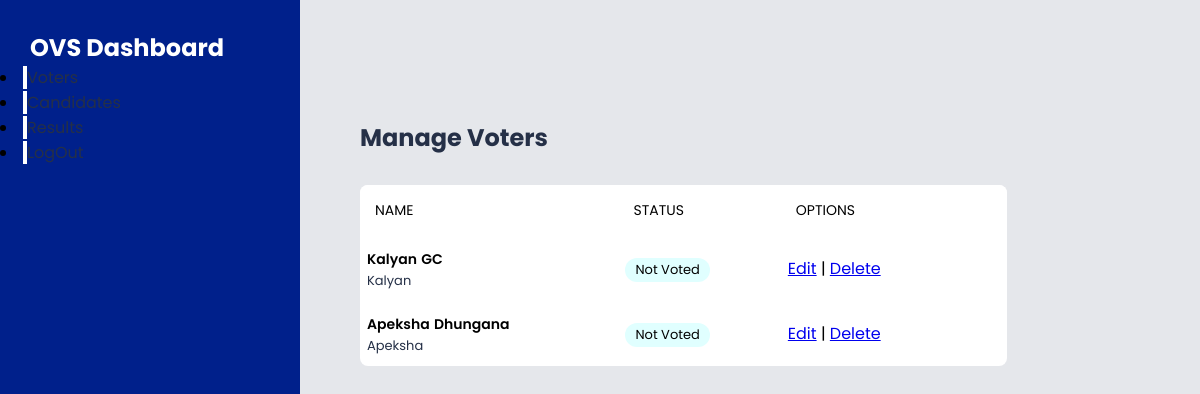
/admin/voterspanel.php (signed in), run on the app's committed database.
### tables this page shows
CREATE TABLE `voter` (
  `id` int(20) NOT NULL,
  `fname` text NOT NULL,
  `lname` text NOT NULL,
  `email` varchar(30) NOT NULL,
  `age` int(3) NOT NULL,
  `uname` text NOT NULL,
  `pass` varchar(20) NOT NULL,
  `state` varchar(15) NOT NULL,
  `district` text NOT NULL,
  `city` text NOT NULL,
  `gender` varchar(10) NOT NULL,
  `mstatus` varchar(15) NOT NULL,
  `status` int(1) NOT NULL,
  `roles` varchar(10) NOT NULL
);

### admin/voterspanel.php (the view, shortened to what this page needs)
<?php
include('../api/connection.php');
?>
<!DOCTYPE html>
<html lang="en">
<head>
    <link rel="stylesheet" href="dashboard.css">
</head>
<body>
    <section id="menu">
        <div class="logo">
            <h2 class="white"><a href="../admin/dashboard.php" style="text-decoration:none"class="white">OVS Dashboard</a></h2>
        </div>
        <div class="items">
            <li><a href="../admin/voterspanel.php">Voters</a></li>
            <li><a href="../admin/candidatespanel.php">Candidates</a></li>
            <li><a href="../admin/resultpanel.php">Results</a></li>
            <li><a href="../api/logout.php">LogOut</a></li>
        </div>
    </section>
    <section id="interface">
        <h3 class="i-name">Manage Voters</h3>
        <div class="board">
            <table width="100%">
                <thead>
                    <tr>
                        <td>Name</td>
                        <td>Status</td>
                        <td>Options</td>
                        <td></td>
                    </tr>
                </thead>
                <tbody>
                     <?php
                    $sql="SELECT * from voter";
                    $result=mysqli_query($connect,$sql);
                    if($result){
                        while($row=mysqli_fetch_assoc($result)){
                    $id=$row['id'];
                    $fname=$row['fname'];
                    $lname=$row['lname'];
                    $uname=$row['uname'];
                    if ($row['status'] ==0){
                        $status="Not Voted";
                    }
                    else {
                        $status="Voted";
                    }
                   echo'<tr>
                        <td class="people">
                            <div class="people-de">
                                <h5>'.$fname.'</h5>
                                <h5>'.$lname.'</h5>
                                <p>'.$uname.'</p>
                            </div>
                        </td>
                        <td class="active">
                            <p>'.$status.'</p>
                        </td>
                        <td class="role">
                            <a href="updatevoter.php?updateid='.$id.'">Edit</a> | <a href="deletevoter.php?deleteid='.$id.'">Delete</a>
                        </td>
                    </tr>';
                }}
                ?>
                </tbody>
            </table>
        </div>
    </section>
</body>
</html>

### admin/dashboard.css (style rules this page uses)
* { margin: 0; padding: 0; box-sizing: border-box; font-family: 'Poppins', sans-serif; }
body { width: 100%; background: #E5E7EB; position: relative; display: flex; }
#menu { background: rgb(0, 32, 139); width: 300px; height: 100%; position: fixed; top: 0; left: 0; }
#menu .logo { display: flex; align-items: center; color: white; padding: 30px 0 0 30px; }
.white { color: white; }
#menu .items li :nth-child(1) { border-left: 4px solid white; }
#menu .items li a { text-decoration: none; color: #253047; font-weight: 300px; transition: 0.3s ease; height: 300px; }
#interface { width: 100%; margin-left: 300px; position: relative; align-items: center; justify-content: space-between; padding: 80px 30px; }
.i-name { color: #253047; padding: 30px 30px 0 30px; font-size: 24px; font-weight: 700; margin-top: 10px; }
.board { width: 77%; margin: 30px 0 30px 30px; overflow: auto; background: white; border-radius: 8px; }
.board h5 { font-weight: 600; font-size: 14px; display: inline-block; }
.board p { font-weight: 400; font-size: 13px; color: #253047; }
.board .people { display: flex; justify-content: flex-start; align-items: center; text-align: start; }
table { border-collapse: collapse; }
tr { border-bottom: 1px saddlebrown; }
thead td { font-size: 14px; text-transform: uppercase; font-weight: 400; background: white; text-align: start; padding: 15px; }
tbody tr td { padding: 10px 7px; }
.active p { background: lightcyan; padding: 2px 10px; display: inline-block; border-radius: 40px; color: black; }

### data on the page
voter: fname "Kalyan", lname "GC", uname "Kalyan", status "Not Voted"
voter: fname "Apeksha", lname "Dhungana", uname "Apeksha", status "Not Voted"
